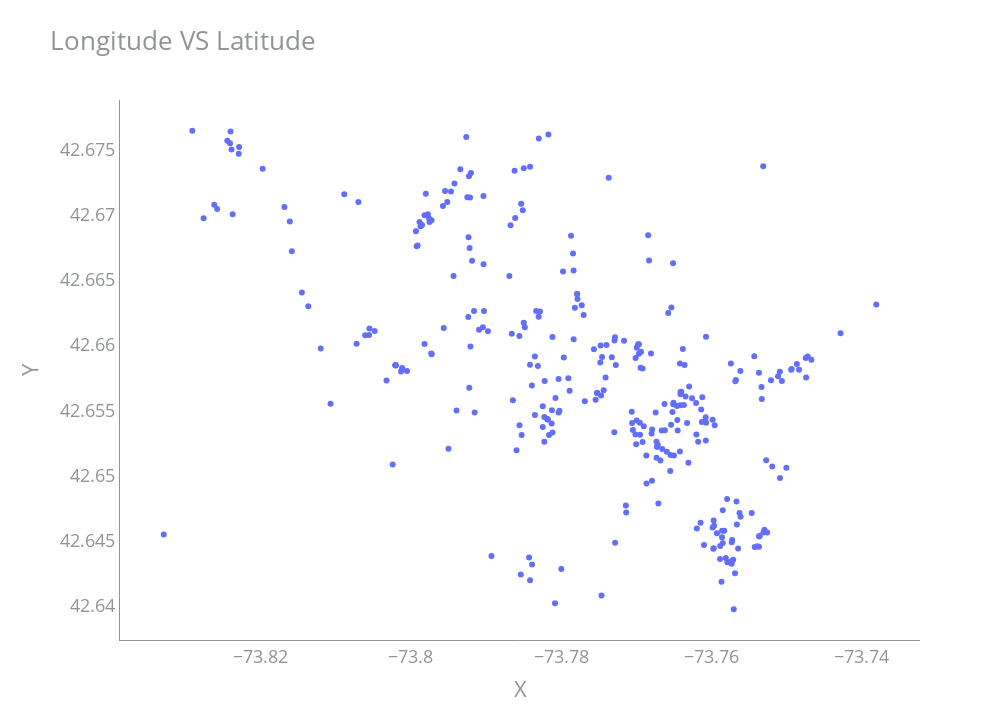

The notebook cell saved with this chart:
### Markdown cell above
#### here we ignore latitude and longitude columns
##### cous they are coordinated columns 
##### Coordinates are often expressed as two sets of numbers. The first number is always the latitude and the second is the longitude
- Latitudes are horizontal lines that measure distance north or south of the equator. 
- Longitudes are vertical lines that measure east or west of the meridian in Greenwich, England.

### Code cell
fig = go.Figure()


fig.add_trace(go.Scatter(x = data_without_outliers.longitude, y = data_without_outliers.latitude,
                        mode = "markers",
                        ))


fig.update_layout(plot_bgcolor = "white",
                 font = dict(color = "#909497", size = 18),
                 title = dict(text = "Longitude VS Latitude", font = dict(size = 26)),
                 xaxis = dict(title = "X", linecolor = "#909497"),
                 yaxis = dict(title = "Y", tickformat = ",", linecolor = "#909497"),
                 margin = dict(t = 100, r = 80, b = 80, l = 120),
                 height = 720,
                 width = 1000)


fig.show()

### Figure 1 — Plotly figure (JSON) as saved in the notebook; plotly's stock layout.template omitted (floating-point values rounded to 4 significant figures; data arrays with more than 128 entries replaced by an {"elided": "..."} marker saying what was removed)
{"data": [{"mode": "markers", "type": "scatter", "x": {"elided": "325 float values"}, "y": {"elided": "325 float values"}}], "layout": {"font": {"color": "#909497", "size": 18}, "height": 720, "margin": {"b": 80, "l": 120, "r": 80, "t": 100}, "plot_bgcolor": "white", "title": {"font": {"size": 26}, "text": "Longitude VS Latitude"}, "width": 1000, "xaxis": {"autorange": true, "linecolor": "#909497", "range": [-73.84, -73.73], "title": {"text": "X"}, "type": "linear"}, "yaxis": {"autorange": true, "linecolor": "#909497", "range": [42.64, 42.68], "tickformat": ",", "title": {"text": "Y"}, "type": "linear"}}}
